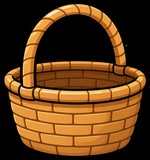
#> input picture docs/chars/basket.png, 150 x 160 px
$ python -i build_insects.py   (imports and definitions only)
#> lines starting #> are read from the running program, lines starting #| are printed output that depends on the picture
#> further down, picture is the input picture: shape (160, 150, 3); mean B, G, R 22.8, 59.5, 95.2
#!/usr/bin/env python3
"""Build two-frame insect sheets where only the wings move.

Frame 0 is the source art with wings raised. Frame 1 reuses the exact same body
and swings each wing down around its root, so the body never changes size.
Also writes src/art/insectSheets.ts with frame sizes and the body box per sheet.
"""

from __future__ import annotations

import math
import sys
from pathlib import Path

import numpy as np
from PIL import Image
from scipy import ndimage

sys.path.insert(0, str(Path(__file__).parent))
from process_chars import bg_color, chroma  # noqa: E402

SRC = Path("/Users/anastasiyamakarova/.cursor/projects/Users-anastasiyamakarova-nabey-bryushko/assets")
ROOT = Path(__file__).resolve().parent.parent
OUT = ROOT / "public" / "chars"
TS_OUT = ROOT / "src" / "art" / "insectSheets.ts"

TARGET_H = 280

# name -> source with wings up (facing right). Optional per-sheet tweaks.
SHEETS: dict[str, dict] = {
    "fly": {"src": "fly-wing-up.jpg"},
    "mosquito": {"src": "mosquito-wing-up.jpg"},
    "fatfly": {"src": "fatfly-wing-up.jpg"},
    "goldfly": {"src": "goldfly-wing-up.jpg"},
    "sleepyfly": {"src": "fly-wing-up.jpg", "sleepy": True},
    "wasp": {"src": "wasp-wing-up.jpg"},
    "squeaker": {"src": "squeaker-wing-up.jpg"},
    "thief": {"src": "thief-wing-up.jpg", "key_enclosed": True},
    "glutton": {"src": "glutton-wing-up.jpg"},
    "firefly": {"src": "firefly-wing-up.jpg"},
}

# Single images (no flap): the candy and the basket the candy fly carries it in.
PROPS = {"candy": "candy.jpg", "basket": "basket.jpg"}


# [65 lines left out: functions wing_fill, split_wings, clean_specks, affine_wing, not called in this run]


def close_eyes(arr: np.ndarray) -> np.ndarray:
    """Paint lids over the orange eyes: body-coloured lid with a sleepy curved lash line."""
    out = arr.copy()
    rgb = out[:, :, :3].astype(np.int16)
    r, g, b = rgb[:, :, 0], rgb[:, :, 1], rgb[:, :, 2]
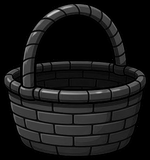
#> r: shape (160, 150) int16; min 0, max 208, mean 22.8
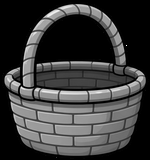
#> g: shape (160, 150) int16; min 0, max 255, mean 59.5
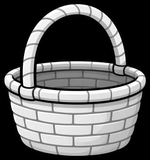
#> b: shape (160, 150) int16; min 0, max 255, mean 95.2
#> (the run stopped early here; a loop or call above may not have finished)

$ run again, on docs/chars/bell.png
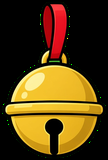
#> input picture docs/chars/bell.png, 108 x 160 px
#> picture is the input picture: shape (160, 108, 3); mean B, G, R 17.7, 62.4, 86.5
#> in close_eyes, `r, g, b = rgb[:, :, 0], rgb[:, :, 1], rgb[:, :, 2]`:
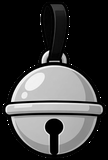
#> g: shape (160, 108) int16; min 0, max 255, mean 62.4
#> in close_eyes, `r, g, b = rgb[:, :, 0], rgb[:, :, 1], rgb[:, :, 2]`:
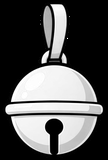
#> b: shape (160, 108) int16; min 0, max 255, mean 86.5

$ run again, on docs/chars/fatfly.png
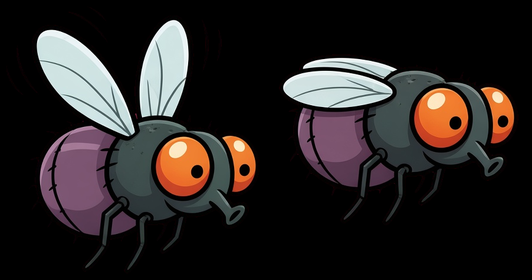
#> input picture docs/chars/fatfly.png, 532 x 280 px
#> picture is the input picture: shape (280, 532, 3); mean B, G, R 35.4, 36.3, 41.5
#> in close_eyes, `r, g, b = rgb[:, :, 0], rgb[:, :, 1], rgb[:, :, 2]`:
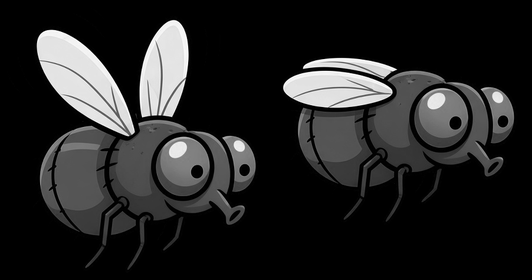
#> g: shape (280, 532) int16; min 0, max 255, mean 36.3
#> in close_eyes, `r, g, b = rgb[:, :, 0], rgb[:, :, 1], rgb[:, :, 2]`:
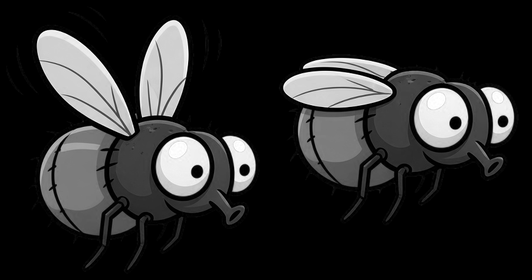
#> b: shape (280, 532) int16; min 0, max 255, mean 41.5
